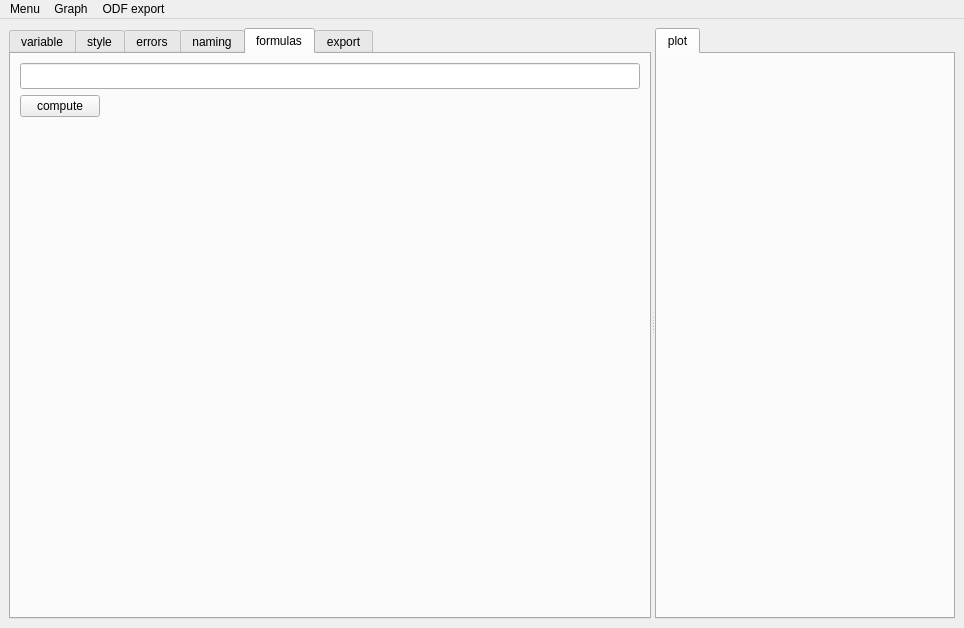
<?xml version="1.0" encoding="UTF-8"?>
<ui version="4.0">
 <class>MainWindow</class>
 <widget class="QMainWindow" name="MainWindow">
  <property name="geometry">
   <rect>
    <x>0</x>
    <y>0</y>
    <width>964</width>
    <height>628</height>
   </rect>
  </property>
  <property name="windowTitle">
   <string>Laboratory Work Handler</string>
  </property>
  <widget class="QWidget" name="widget">
   <property name="enabled">
    <bool>true</bool>
   </property>
   <property name="sizePolicy">
    <sizepolicy hsizetype="Ignored" vsizetype="Ignored">
     <horstretch>0</horstretch>
     <verstretch>0</verstretch>
    </sizepolicy>
   </property>
   <property name="accessibleDescription">
    <string notr="true"/>
   </property>
   <property name="layoutDirection">
    <enum>Qt::LeftToRight</enum>
   </property>
   <layout class="QHBoxLayout" name="horizontalLayout_2">
    <item>
     <widget class="QSplitter" name="splitter">
      <property name="orientation">
       <enum>Qt::Horizontal</enum>
      </property>
      <widget class="QTabWidget" name="tabWidget_0">
       <property name="enabled">
        <bool>true</bool>
       </property>
       <property name="sizePolicy">
        <sizepolicy hsizetype="Ignored" vsizetype="Ignored">
         <horstretch>0</horstretch>
         <verstretch>0</verstretch>
        </sizepolicy>
       </property>
       <property name="currentIndex">
        <number>4</number>
       </property>
       <widget class="QWidget" name="variable_tab">
        <attribute name="title">
         <string>variable</string>
        </attribute>
        <layout class="QHBoxLayout" name="horizontalLayout_3">
         <item>
          <widget class="QTableView" name="variable_tableView"/>
         </item>
         <item>
          <layout class="QVBoxLayout" name="verticalLayout_3">
           <item>
            <spacer name="verticalSpacer_3">
             <property name="orientation">
              <enum>Qt::Vertical</enum>
             </property>
             <property name="sizeHint" stdset="0">
              <size>
               <width>20</width>
               <height>40</height>
              </size>
             </property>
            </spacer>
           </item>
           <item>
            <widget class="QPushButton" name="pushButtonColumnAdd">
             <property name="text">
              <string>Add column</string>
             </property>
            </widget>
           </item>
           <item>
            <widget class="QPushButton" name="pushButtonColumnRemove">
             <property name="text">
              <string>Del column</string>
             </property>
            </widget>
           </item>
           <item>
            <widget class="QPushButton" name="pushButtonRowAdd">
             <property name="text">
              <string>Add row</string>
             </property>
            </widget>
           </item>
           <item>
            <widget class="QPushButton" name="pushButtonRowRemove">
             <property name="text">
              <string>Del row</string>
             </property>
            </widget>
           </item>
          </layout>
         </item>
        </layout>
       </widget>
       <widget class="QWidget" name="visual_tab">
        <attribute name="title">
         <string>style</string>
        </attribute>
        <layout class="QGridLayout" name="gridLayout_7">
         <item row="0" column="0">
          <widget class="QTableView" name="visual_tableView"/>
         </item>
        </layout>
       </widget>
       <widget class="QWidget" name="instruments_tab">
        <attribute name="title">
         <string>errors</string>
        </attribute>
        <layout class="QGridLayout" name="gridLayout_9">
         <item row="0" column="0">
          <widget class="QTableView" name="instruments_tableView"/>
         </item>
        </layout>
       </widget>
       <widget class="QWidget" name="naming_tab">
        <attribute name="title">
         <string>naming</string>
        </attribute>
        <layout class="QGridLayout" name="gridLayout_8">
         <item row="0" column="0">
          <widget class="QTableView" name="naming_tableView"/>
         </item>
        </layout>
       </widget>
       <widget class="QWidget" name="formulas_tab">
        <attribute name="title">
         <string>formulas</string>
        </attribute>
        <layout class="QGridLayout" name="gridLayout_5">
         <item row="2" column="0">
          <spacer name="verticalSpacer_2">
           <property name="orientation">
            <enum>Qt::Vertical</enum>
           </property>
           <property name="sizeHint" stdset="0">
            <size>
             <width>20</width>
             <height>40</height>
            </size>
           </property>
          </spacer>
         </item>
         <item row="0" column="0" colspan="2">
          <widget class="QLineEdit" name="lineEdit">
           <property name="minimumSize">
            <size>
             <width>0</width>
             <height>0</height>
            </size>
           </property>
           <property name="font">
            <font>
             <pointsize>11</pointsize>
            </font>
           </property>
          </widget>
         </item>
         <item row="1" column="1">
          <spacer name="horizontalSpacer">
           <property name="orientation">
            <enum>Qt::Horizontal</enum>
           </property>
           <property name="sizeHint" stdset="0">
            <size>
             <width>40</width>
             <height>20</height>
            </size>
           </property>
          </spacer>
         </item>
         <item row="1" column="0">
          <widget class="QPushButton" name="calc">
           <property name="text">
            <string>compute</string>
           </property>
          </widget>
         </item>
        </layout>
       </widget>
       <widget class="QWidget" name="export_tab">
        <attribute name="title">
         <string>export</string>
        </attribute>
        <layout class="QHBoxLayout" name="horizontalLayout">
         <item>
          <layout class="QVBoxLayout" name="blockHolder">
           <item>
            <spacer name="horizontalSpacer_2">
             <property name="orientation">
              <enum>Qt::Horizontal</enum>
             </property>
             <property name="sizeHint" stdset="0">
              <size>
               <width>40</width>
               <height>20</height>
              </size>
             </property>
            </spacer>
           </item>
          </layout>
         </item>
        </layout>
       </widget>
      </widget>
      <widget class="QTabWidget" name="tabWidget_1">
       <property name="enabled">
        <bool>true</bool>
       </property>
       <property name="sizePolicy">
        <sizepolicy hsizetype="Ignored" vsizetype="Ignored">
         <horstretch>0</horstretch>
         <verstretch>0</verstretch>
        </sizepolicy>
       </property>
       <property name="minimumSize">
        <size>
         <width>300</width>
         <height>0</height>
        </size>
       </property>
       <property name="autoFillBackground">
        <bool>false</bool>
       </property>
       <property name="tabPosition">
        <enum>QTabWidget::North</enum>
       </property>
       <property name="currentIndex">
        <number>0</number>
       </property>
       <widget class="QWidget" name="plot_widget">
        <attribute name="title">
         <string>plot</string>
        </attribute>
        <layout class="QGridLayout" name="gridLayout_6">
         <item row="0" column="0">
          <widget class="QCustomPlot" name="plot" native="true"/>
         </item>
        </layout>
       </widget>
      </widget>
     </widget>
    </item>
   </layout>
  </widget>
  <widget class="QMenuBar" name="menuBar">
   <property name="geometry">
    <rect>
     <x>0</x>
     <y>0</y>
     <width>964</width>
     <height>25</height>
    </rect>
   </property>
   <widget class="QMenu" name="menuMenu">
    <property name="title">
     <string>Menu</string>
    </property>
    <addaction name="actionOpenAs"/>
    <addaction name="actionSave"/>
    <addaction name="actionReport"/>
    <addaction name="actionOpen_directory"/>
    <addaction name="actionSave_to_directory"/>
   </widget>
   <widget class="QMenu" name="menuGraph">
    <property name="title">
     <string>Graph</string>
    </property>
    <addaction name="actionReplot"/>
    <addaction name="actionOptions"/>
   </widget>
   <widget class="QMenu" name="menuadd_blocks">
    <property name="title">
     <string>ODF export</string>
    </property>
    <addaction name="actionAdd_text_block"/>
    <addaction name="actionAdd_table_block"/>
    <addaction name="actionAdd_plot_block"/>
    <addaction name="actionExport"/>
   </widget>
   <addaction name="menuMenu"/>
   <addaction name="menuGraph"/>
   <addaction name="menuadd_blocks"/>
  </widget>
  <action name="actionOpenAs">
   <property name="text">
    <string>Open</string>
   </property>
  </action>
  <action name="actionSave">
   <property name="text">
    <string>Save table</string>
   </property>
  </action>
  <action name="actionReport">
   <property name="text">
    <string>Make report</string>
   </property>
  </action>
  <action name="actionReplot">
   <property name="text">
    <string>Replot</string>
   </property>
   <property name="shortcut">
    <string>Ctrl+R</string>
   </property>
  </action>
  <action name="actionOptions">
   <property name="text">
    <string>Options</string>
   </property>
  </action>
  <action name="actionOpen_directory">
   <property name="text">
    <string>Open directory</string>
   </property>
   <property name="shortcut">
    <string>Ctrl+O</string>
   </property>
  </action>
  <action name="actionSave_to_directory">
   <property name="text">
    <string>Save to directory</string>
   </property>
   <property name="shortcut">
    <string>Ctrl+S</string>
   </property>
  </action>
  <action name="actionAdd_text_block">
   <property name="text">
    <string>Add text block</string>
   </property>
  </action>
  <action name="actionAdd_table_block">
   <property name="text">
    <string>Add table block</string>
   </property>
  </action>
  <action name="actionAdd_plot_block">
   <property name="text">
    <string>Add plot block</string>
   </property>
  </action>
  <action name="actionExport">
   <property name="text">
    <string>Save ODF </string>
   </property>
  </action>
 </widget>
 <customwidgets>
  <customwidget>
   <class>QCustomPlot</class>
   <extends>QWidget</extends>
   <header>qcustomplot.h</header>
   <container>1</container>
  </customwidget>
 </customwidgets>
 <resources/>
 <connections/>
</ui>
